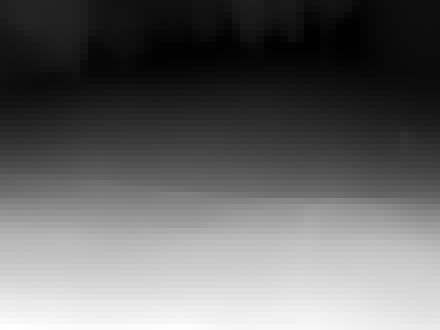
#> input picture 00000004.png, 440 x 330 px
$ python main3d.py
#> lines starting #> are read from the running program, lines starting #| are printed output that depends on the picture
### VisualDepthGeom.py
import numpy as np
from utils import *
import time
import cv2 as cv
# This is a 2D demo of the problem, in x-z plane
# | [z] axis
# v
# camera_point
#   \
#    \
#     \     ^
#      \     \
#       \
#        \     \
#         \     v
#          \
# __________\
# <-      ->^
#           |
# --------------------------> [x] axis
# [y] is pointing through outside

class VisualDepthGeometry2D:
    # [58 lines left out: functions __init__, registerData, estimate, not called in this run]

    def getInternalData(self):
        return self.angles_y, self.geps, self.f_n, self.h_n, self.g_n

    # def registerData(self, depth_data, ground_truth=None):
    #     if not ground_truth is None:
    #         self.ground_truth = ground_truth
    #     # Selective:
    #     # depth_data = normalize_array(depth_data)
    #     depth_data /= 255.0
    #     # Number of radial lines
    #     n_lines_y_img = depth_data.shape[0]
    #     # Calculate angles_y for each line between 3.75 and 5.5 o'clock in radians
    #     self.angles_y = np.linspace(self.cam_pitch_angle + self.cam_ver_fov / 2,
    #                         self.cam_pitch_angle - self.cam_ver_fov / 2,
    #                         n_lines_y_img)
    #     # Start and end points for each line
    #     end_points = []
    #     for gepd, gep in zip(self.gep_dists, self.geps):
    #         ptx = self.camera_point[0] + (max_raw_depth/gepd)*(gep[0]-self.camera_point[0])
    #         pty = self.camera_point[1] + (max_raw_depth/gepd)*(gep[1]-self.camera_point[1])
    #         end_points.append((ptx, pty))
    #     # Calculate red points based on pixel values (interpolation between camera_point and end points)
    #     self.rdps = [get_relative_midpoint(self.camera_point, end, r) for end, r in
    #                  zip(end_points, depth_data)]
    #     # self.rdp_dists = get_euc_dists_2d(self.camera_point, self.rdps)

    # [32 lines left out: functions regenerateFromGroundTruth, estimateRealPoints, not called in this run]
        # corrected_rdp_dists = remove_derivative_and_integrate(self.angles_y, self.rdp_dists, self.gep_dists)
        # corrected_rdp = get_all_from_dists(self.camera_point, self.geps, corrected_rdp_dists)
        # irn_points_3, irn_dists_3 = normalize_under_roof_2d(self.camera_point, self.fix_roof_z, self.geps, corrected_rdp)


class VisualDepthGeometry3D:
    def __init__(self, cam_point, cam_hor_fov_deg, fix_roof_z, ground_z, cam_angle,
                 img_downscale_factor):
        self.camera_point = np.array(list(cam_point))
        self.cam_hor_fov = cam_hor_fov_deg * (np.pi / 180)
        self.fix_roof_z = fix_roof_z
        self.ground_z = ground_z
        self.cam_pitch_angle = cam_angle
        self.img_downscale_factor = img_downscale_factor

    def registerData(self, img_path):
#> called with img_path = '00000004.png'
        img = cv.imread(img_path, cv.IMREAD_GRAYSCALE)
#> img is the input picture: shape (330, 440); min 0, max 255, mean 102.3
        # Get the original dimensions
        original_height, original_width = img.shape
#> original_height = 330; original_width = 440
        # Calculate the new dimensions
        new_height = original_height // 16
#> new_height = 20
        new_width = original_width // 16
#> new_width = 27
        # Resize the image
        self.depth_data = cv.resize(img, (new_width, new_height), interpolation=cv.INTER_AREA) / 255.0
        self.cam_ver_fov = (float(self.depth_data.shape[0]) / self.depth_data.shape[1]) * self.cam_hor_fov
#> self.cam_ver_fov = 0.853
        # Number of radial lines
        n_lines_y_img = self.depth_data.shape[0]
#> n_lines_y_img = 20
        n_lines_x_img = self.depth_data.shape[1]
#> n_lines_x_img = 27
        # Calculate angles_y for each line between 3.75 and 5.5 o'clock in radians
        self.angles_y = np.linspace(self.cam_pitch_angle + self.cam_ver_fov / 2,
									self.cam_pitch_angle - self.cam_ver_fov / 2,
									n_lines_y_img)
        self.angles_z = np.linspace(-self.cam_hor_fov / 2, self.cam_hor_fov / 2, n_lines_x_img)
#> self.angles_z = 27 values from -0.576 to 0.576
        # Start and end points for each line
        self.geps = np.zeros((n_lines_y_img, n_lines_x_img, 3))
        self.reps = np.zeros((n_lines_y_img, n_lines_x_img, 3))
        self.rdps = np.zeros((n_lines_y_img, n_lines_x_img, 3))
        self.gep_dists = np.zeros((n_lines_y_img, n_lines_x_img))
        self.max_gep_dist = -1
        for i, angle_y in enumerate(self.angles_y):
            x_diff = (self.ground_z - self.camera_point[2]) * np.tan(angle_y)
            # x_diff_roof = (self.fix_roof_z - self.camera_point[2]) * np.tan(angle_y)
			# x_radial_tick = start[0] + x_diff
			# line_length = np.sqrt((x_diff)**2 + (ground_z - start[2])**2)
            for j, angle_z in enumerate(self.angles_z):
                x_diff_project_x = x_diff * np.cos(angle_z)
                x_diff_project_y = x_diff * np.sin(angle_z)
                self.geps[i,j,:] = [self.camera_point[0] + x_diff_project_x,
                                    self.camera_point[1] + x_diff_project_y, self.ground_z]
                self.gep_dists[i,j] = get_euc_dist_3d(self.geps[i,j,:], self.camera_point)
                if self.max_gep_dist < self.gep_dists[i,j]:
                    self.max_gep_dist = self.gep_dists[i,j]
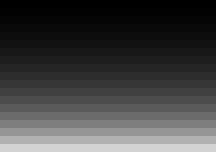
#> self.gep_dists: shape (20, 27) float64 (shown 8 times larger); min 10.03, max 26.65, mean 14.9; drawn with min black and max white
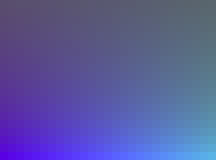
#> self.geps: shape (20, 27, 3) float64 (shown 8 times larger); mean of channels 0, 1, 2 10.3, 0, 0; drawn with min black and max white
#> after the loop, self.max_gep_dist = 26.65

        self.all_reps = []
#> self.all_reps = []
        for i, angle_y in enumerate(self.angles_y):
            for j, angle_z in enumerate(self.angles_z):
                repx = self.camera_point[0] + \
                    (self.max_gep_dist/self.gep_dists[i,j])*(self.geps[i,j,0]-self.camera_point[0])
                repy = self.camera_point[1] + \
                    (self.max_gep_dist/self.gep_dists[i,j])*(self.geps[i,j,1]-self.camera_point[1])
                repz = self.camera_point[2] + \
                    (self.max_gep_dist/self.gep_dists[i,j])*(self.geps[i,j,2]-self.camera_point[2])
                # self.all_reps.append([repx, repy, repz])
                self.rdps[i,j,:] = get_relative_midpoint_3d(self.camera_point,
                                                            np.array([repx, repy, repz]),
                                                            self.depth_data[i,j])
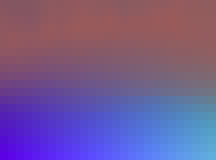
#> self.rdps: shape (20, 27, 3) float64 (shown 8 times larger); mean of channels 0, 1, 2 8.3, -0.1, 3.6; drawn with min black and max white
                # [5 lines of commented-out code are left out]

    def estimateRealPoints(self):
        # irn_points_2, irn_dists_2 = normalize_under_roof_2d(camera_point, roof_z, self.geps, self.rdps)
        tcdps = perform_tilt_correction_3d(self.camera_point, self.rdps, self.max_gep_dist,
                                           self.gep_dists)
        tcdp_dists = get_euc_dists_3d(self.camera_point, tcdps)
        corrected_tcdp_dists = remove_derivative_and_integrate_2d(self.angles_y, tcdp_dists,
                                                               	  self.gep_dists)
        corrected_tcdps = get_all_from_dists_2d(self.camera_point, self.geps, corrected_tcdp_dists)
        corrected_tcdps_irn, _ = normalize_under_roof(self.camera_point, self.fix_roof_z,
                                                      self.geps, corrected_tcdps)
        return corrected_tcdps_irn, self.rdps, self.geps#, self.all_reps
        # corrected_rdp_dists = remove_derivative_and_integrate(self.angles_y, self.rdp_dists, self.gep_dists)
        # corrected_rdp = get_all_from_dists(self.camera_point, self.geps, corrected_rdp_dists)
        # irn_points_3, irn_dists_3 = normalize_under_roof_2d(self.camera_point, self.fix_roof_z, self.geps, corrected_rdp)

### utils.py
import matplotlib.pyplot as plt
import numpy as np
import time

import math

# [71 lines left out: functions calc_gep, direction_from_angle_y, unit_direction_vector, get_unit_vec_of_vec, not called in this run]

# def get_euc_dist(pt1, pt2):
#     return np.sqrt((pt1[0]-pt2[0])**2 + (pt1[1]-pt2[1])**2 + (pt1[2]-pt2[2])**2)

def get_euc_dist_2d(pt1, pt2):
    return np.sqrt((pt1[0]-pt2[0])**2 + (pt1[1]-pt2[1])**2)

def get_euc_dist_3d(pt1, pt2):
    return np.sqrt((pt1[0]-pt2[0])**2 + (pt1[1]-pt2[1])**2 + (pt1[2]-pt2[2])**2)

# [10 lines left out: function npimshow, not called in this run]

def get_euc_dists_2d(start, points):
    return [get_euc_dist_2d(p, start) for p in points]

# [16 lines left out: functions get_euc_dists_3d, perform_tilt_correction_2d, not called in this run]

from scipy.ndimage import zoom
# [143 lines left out: functions resized_imread, normalize_array, normalize_under_roof, normalize_under_roof_2d, set_axes_equal, calc_derivative and 1 more, not called in this run]

def get_relative_midpoint(start, end, ratio):
    return (start[0] + ratio * (end[0] - start[0]), start[1] + ratio * (end[1] - start[1]))

def get_absolute_midpoint(start, end, dist):
    return np.array(start) + dist * get_unit_vec(np.array(end) - np.array(start))

# [6 lines left out: function remove_derivative_and_integrate_1d, not called in this run]

def get_all_from_dists(start, ground_end_points, dists):
    return [list(get_absolute_midpoint(start, point, dist)) for dist, point in zip(dists, ground_end_points)]

# [6 lines left out: function get_all_from_dists_2d, not called in this run]

def get_relative_midpoint_3d(start, end, ratio):
    # [6 lines of commented-out code are left out]
    return np.array([start[0] + ratio * (end[0] - start[0]),  start[1] + ratio * (end[1] - start[1]),
            start[2] + ratio * (end[2] - start[2])])

def perform_tilt_correction_3d(start, raw_depth_points, max_gep_dist, gep_dists):
#> called with start = array of shape (3,), max_gep_dist = 26.65
    tilt_corrected_depth_points = np.zeros(raw_depth_points.shape)
    for i in range(raw_depth_points.shape[0]):
        for j in range(raw_depth_points.shape[1]):
            tilt_corrected_depth_points[i,j,:] = raw_depth_points[i,j,:] + \
                (max_gep_dist - gep_dists[i,j]) * (get_unit_vec(raw_depth_points[i,j,:]-start))
#> tilt_corrected_depth_points: shape (20, 27, 3) float64; every value is 0
    return tilt_corrected_depth_points

# [6 lines left out: function remove_derivative_and_integrate_2d, not called in this run]

### main3d.py
import matplotlib.pyplot as plt
from VisualDepthGeom import VisualDepthGeometry3D
from utils import set_axes_equal

cam_point = (0, 0, 9.4)

vdg3d = VisualDepthGeometry3D(cam_point=cam_point,
                              cam_hor_fov_deg=66,
                              fix_roof_z=3,
                              ground_z=0,
                              cam_angle=-0.783653,
                              img_downscale_factor = 0.0625)

vdg3d.registerData('00000004.png')

#> (the run stopped early here; a loop or call above may not have finished)
